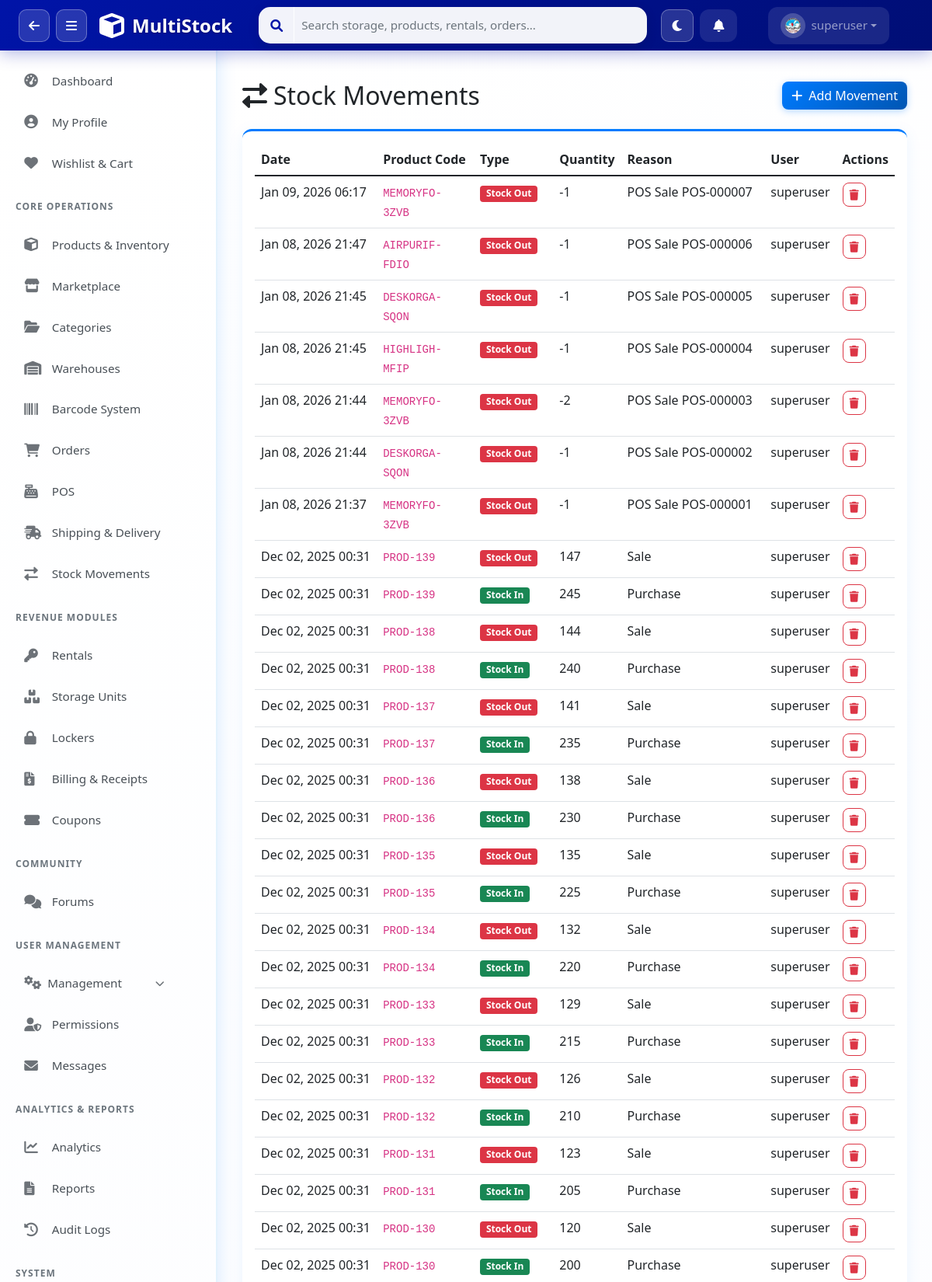
/stock/movements/ (signed in, upper part), run on the app's committed database.
### apps/users/models.py (models this page shows, shortened)
class UserProfile(models.Model):
    ROLE_CHOICES = [
        ('superadmin', 'SuperAdmin'),
        ('admin', 'Admin'),
        ('manager', 'Manager'),
        ('staff', 'Staff'),
        ('customer', 'Customer'),
    ]
    user = models.OneToOneField(User, on_delete=models.CASCADE, related_name='profile')
    role = models.CharField(max_length=20, choices=ROLE_CHOICES, default='staff')
    phone = models.CharField(max_length=20, blank=True)
    department = models.CharField(max_length=100, blank=True)
    employee_id = models.CharField(max_length=50, blank=True, unique=True, null=True)
    avatar = models.ImageField(upload_to='avatars/', blank=True, null=True)
    avatar_url = models.CharField(max_length=500, blank=True, null=True)
    bio = models.TextField(blank=True)
    is_active = models.BooleanField(default=True)
    last_login_ip = models.GenericIPAddressField(blank=True, null=True)
    created_at = models.DateTimeField(auto_now_add=True)
    updated_at = models.DateTimeField(auto_now=True)
    class Meta:
        app_label = 'users'
        verbose_name = 'User Profile'
        verbose_name_plural = 'User Profiles'

### apps/stock/models.py (models this page shows, shortened)
class StockMovement(models.Model):
    MOVEMENT_TYPES = [
        ('in', 'Stock In'),
        ('out', 'Stock Out'),
        ('adjust', 'Adjustment'),
    ]
    goods_code = models.CharField(max_length=255)
    movement_type = models.CharField(max_length=10, choices=MOVEMENT_TYPES)
    quantity = models.IntegerField()
    reason = models.CharField(max_length=200)
    user = models.ForeignKey('auth.User', on_delete=models.SET_NULL, null=True, blank=True)
    created_at = models.DateTimeField(auto_now_add=True)
    class Meta:
        ordering = ['-created_at']
        indexes = [
            models.Index(fields=['goods_code'], name='idx_movement_goods'),
            models.Index(fields=['movement_type'], name='idx_movement_type'),
            models.Index(fields=['created_at'], name='idx_movement_created'),
        ]

### apps/stock/views.py (the view)
# urls.py: path('movements/', views.stock_movements_page, name='stock_movements_page'),
@require_permission('stock', 'view')
def stock_movements_page(request):
    movements = StockMovement.objects.select_related('user').order_by('-created_at')[:100]
    return render(request, 'stock/movements.html', {'movements': movements})

### apps/permissions/context_processors.py (called while the page is built)
def user_permissions(request):
    if not request.user.is_authenticated:
        return {'user_role': 'guest', 'permissions': {}}
    user_role = get_user_role(request.user)
    permissions = PERMISSION_MATRIX.get(user_role, {})
    return {
        'user_role': user_role,
        'permissions': permissions,
    }

### apps/stock/templates/stock/movements.html (shortened to what this page needs)
{% extends 'base.html' %}
{% block content %}
<div class="container-fluid py-4">
    <div class="d-flex justify-content-between align-items-center mb-4">
        <h2 class="mb-0"><i class="fas fa-exchange-alt me-2"></i>Stock Movements</h2>
        <button class="btn btn-primary" data-bs-toggle="modal" data-bs-target="#addMovementModal"><i class="fas fa-plus me-2"></i>Add Movement</button>
    </div>
    <div class="card">
        <div class="card-body">
            <div class="table-responsive">
                <table class="table table-hover">
                    <thead>
                        <tr>
                            <th>Date</th>
                            <th>Product Code</th>
                            <th>Type</th>
                            <th>Quantity</th>
                            <th>Reason</th>
                            <th>User</th>
                            <th>Actions</th>
                        </tr>
                    </thead>
                    <tbody>
                        {% for movement in movements %}
                        <tr>
                            <td>{{ movement.created_at|date:"M d, Y H:i" }}</td>
                            <td><code>{{ movement.goods_code }}</code></td>
                            <td>
                                {% if movement.movement_type == 'in' %}
                                <span class="badge bg-success">{{ movement.get_movement_type_display }}</span>
                                {% elif movement.movement_type == 'out' %}
                                <span class="badge bg-danger">{{ movement.get_movement_type_display }}</span>
                                {% else %}
                                <span class="badge bg-warning">{{ movement.get_movement_type_display }}</span>
                                {% endif %}
                            </td>
                            <td>{{ movement.quantity }}</td>
                            <td>{{ movement.reason }}</td>
                            <td>{{ movement.user.username|default:"System" }}</td>
                            <td>
                                <a href="/stock/movements/{{ movement.id }}/delete/" class="btn btn-sm btn-outline-danger" onclick="return confirm('Delete movement?')"><i class="fas fa-trash"></i></a>
                            </td>
                        </tr>
                        {% empty %}
                        <tr><td colspan="7" class="text-center">No movements found</td></tr>
                        {% endfor %}
                    </tbody>
                </table>
            </div>
        </div>
    </div>
</div>
{% endblock %}

### templates/components/navbar_actions.html (shortened to what this page needs)
<div class="navbar-nav d-flex align-items-center">
    <button class="btn btn-link text-white me-2 px-3 py-2 position-relative"
        style="border-radius: 12px; background: rgba(255,255,255,0.1); transition: all 0.3s ease;" title="Notifications"
        onclick="toggleNotifications()" id="notificationBtn">
        <i class="fas fa-bell" id="notificationIcon"></i>
    </button>
    <div class="nav-item dropdown">
        <a class="nav-link dropdown-toggle d-flex align-items-center" href="#" role="button" data-bs-toggle="dropdown"
            style="background: rgba(255,255,255,0.1); border-radius: 12px; padding: 8px 16px; transition: all 0.3s ease;">
            <div class="me-2"
                style="background: rgba(255,255,255,0.2); padding: 6px; border-radius: 50%; width: 32px; height: 32px; display: flex; align-items: center; justify-content: center;">
                {% with avatar_url=user.customer_profile.avatar_url|default:user.profile.avatar_url|default:'' %}
                    {% if avatar_url %}
                    <img src="{{ avatar_url }}" id="navbarUserPhoto" onerror="this.style.display='none';this.nextElementSibling.style.display='flex';"
                    style="width: 20px; height: 20px; border-radius: 50%; object-fit: cover;">
                    {% else %}
                    <i class="fas fa-user" style="font-size: 0.9rem;" id="navbarUserIcon"></i>
                    {% endif %}
                {% endwith %}
            </div>
            <span style="font-weight: 500;">{{ user.username }}</span>
        </a>
    </div>
</div>

### static/css/multistock.css (style rules this page uses)
.card { box-shadow: 0 0.125rem 0.25rem rgba(0, 0, 0, 0.075); }
.card { border: none; box-shadow: 0 4px 20px rgba(0, 123, 255, 0.08); background: white; border-radius: 12px; border-top: 3px solid #007bff; transition: all 0.3s ease; }
.btn-primary { background: linear-gradient(135deg, #007bff 0%, #0056b3 100%); border: none; border-radius: 8px; box-shadow: 0 2px 10px rgba(0, 123, 255, 0.3); transition: all 0.3s ease; }
body { background: linear-gradient(135deg, #ffffff 0%, #f8faff 100%); }

### static/css/sidebar.css (style rules this page uses)
.nav-item, .nav-header { display: flex; align-items: center; padding: 0.85rem 1.2rem; color: #495057; text-decoration: none; transition: all 0.3s ease; cursor: pointer; border-radius: 10px; margin: 3px 12px; font-weight: 500; font-size: 0.95rem; }
body { display: flex; flex-direction: column; min-height: 100vh; }

### templates/base.html (style rules this page uses)
.btn { border-radius: 8px; font-weight: 500; }

### data on the page
UserProfile: avatar_url (picture)
StockMovement: created_at "Jan 09, 2026 06:17", goods_code "MEMORYFO-3ZVB", movement_type "Stock Out", quantity "-1", reason "POS Sale POS-000007", user.username "superuser"
StockMovement: created_at "Jan 08, 2026 21:47", goods_code "AIRPURIF-FDIO", movement_type "Stock Out", quantity "-1", reason "POS Sale POS-000006", user.username "superuser"
StockMovement: created_at "Jan 08, 2026 21:45", goods_code "DESKORGA-SQON", movement_type "Stock Out", quantity "-1", reason "POS Sale POS-000005", user.username "superuser"
StockMovement: created_at "Jan 08, 2026 21:45", goods_code "HIGHLIGH-MFIP", movement_type "Stock Out", quantity "-1", reason "POS Sale POS-000004", user.username "superuser"
StockMovement: created_at "Jan 08, 2026 21:44", goods_code "MEMORYFO-3ZVB", movement_type "Stock Out", quantity "-2", reason "POS Sale POS-000003", user.username "superuser"
StockMovement: created_at "Jan 08, 2026 21:44", goods_code "DESKORGA-SQON", movement_type "Stock Out", quantity "-1", reason "POS Sale POS-000002", user.username "superuser"
StockMovement: created_at "Jan 08, 2026 21:37", goods_code "MEMORYFO-3ZVB", movement_type "Stock Out", quantity "-1", reason "POS Sale POS-000001", user.username "superuser"
StockMovement: created_at "Dec 02, 2025 00:31", goods_code "PROD-139", movement_type "Stock Out", quantity "147", reason "Sale", user.username "superuser"
StockMovement: created_at "Dec 02, 2025 00:31", goods_code "PROD-139", movement_type "Stock In", quantity "245", reason "Purchase", user.username "superuser"
StockMovement: created_at "Dec 02, 2025 00:31", goods_code "PROD-138", movement_type "Stock Out", quantity "144", reason "Sale", user.username "superuser"
StockMovement: created_at "Dec 02, 2025 00:31", goods_code "PROD-138", movement_type "Stock In", quantity "240", reason "Purchase", user.username "superuser"
StockMovement: created_at "Dec 02, 2025 00:31", goods_code "PROD-137", movement_type "Stock Out", quantity "141", reason "Sale", user.username "superuser"
StockMovement: created_at "Dec 02, 2025 00:31", goods_code "PROD-137", movement_type "Stock In", quantity "235", reason "Purchase", user.username "superuser"
StockMovement: created_at "Dec 02, 2025 00:31", goods_code "PROD-136", movement_type "Stock Out", quantity "138", reason "Sale", user.username "superuser"
StockMovement: created_at "Dec 02, 2025 00:31", goods_code "PROD-136", movement_type "Stock In", quantity "230", reason "Purchase", user.username "superuser"
StockMovement: created_at "Dec 02, 2025 00:31", goods_code "PROD-135", movement_type "Stock Out", quantity "135", reason "Sale", user.username "superuser"
StockMovement: created_at "Dec 02, 2025 00:31", goods_code "PROD-135", movement_type "Stock In", quantity "225", reason "Purchase", user.username "superuser"
StockMovement: created_at "Dec 02, 2025 00:31", goods_code "PROD-134", movement_type "Stock Out", quantity "132", reason "Sale", user.username "superuser"
StockMovement: created_at "Dec 02, 2025 00:31", goods_code "PROD-134", movement_type "Stock In", quantity "220", reason "Purchase", user.username "superuser"
StockMovement: created_at "Dec 02, 2025 00:31", goods_code "PROD-133", movement_type "Stock Out", quantity "129", reason "Sale", user.username "superuser"
StockMovement: created_at "Dec 02, 2025 00:31", goods_code "PROD-133", movement_type "Stock In", quantity "215", reason "Purchase", user.username "superuser"
StockMovement: created_at "Dec 02, 2025 00:31", goods_code "PROD-132", movement_type "Stock Out", quantity "126", reason "Sale", user.username "superuser"
StockMovement: created_at "Dec 02, 2025 00:31", goods_code "PROD-132", movement_type "Stock In", quantity "210", reason "Purchase", user.username "superuser"
StockMovement: created_at "Dec 02, 2025 00:31", goods_code "PROD-131", movement_type "Stock Out", quantity "123", reason "Sale", user.username "superuser"
StockMovement: created_at "Dec 02, 2025 00:31", goods_code "PROD-131", movement_type "Stock In", quantity "205", reason "Purchase", user.username "superuser"
StockMovement: created_at "Dec 02, 2025 00:31", goods_code "PROD-130", movement_type "Stock Out", quantity "120", reason "Sale", user.username "superuser"
StockMovement: created_at "Dec 02, 2025 00:31", goods_code "PROD-130", movement_type "Stock In", quantity "200", reason "Purchase", user.username "superuser"

### other printed values
{{ user.username }} "superuser"
